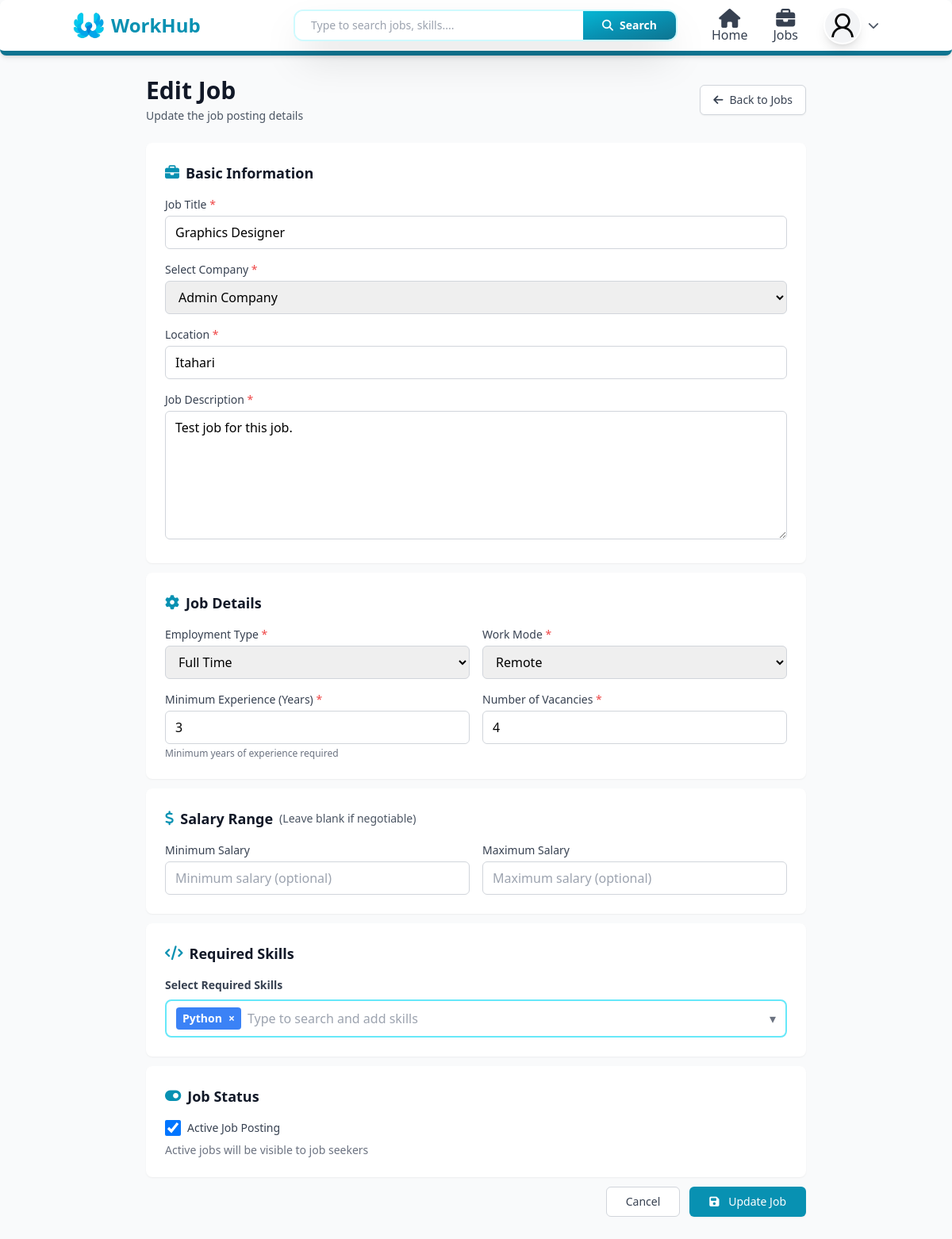
Screenshot of /jobs/4/edit/ (signed in) with the database file from the repository.
### users/models.py (models this page shows, shortened)
class Profile(models.Model):
    def generateImagePath(instance, filename):
        return f"users/{instance.user.username}/{filename}"
    class RoleOptions(models.TextChoices):
        Admin = "Admin", "Admin"
        JobSeeker = "Job Seeker", "Job Seeker"
        Recruiter = "Recruiter", "Recruiter"
    class GenderOptions(models.TextChoices):
        Male = "Male", "Male"
        Female = "Female", "Female"
        Others = "Others", "Others"
    class JobTypeOptions(models.TextChoices):
        FullTime = "Full Time", "Full Time"
        PartTime = "Part Time", "Part Time"
        Contract = "Contract", "Contract"
        Intern = "Internship", "Internship"
    class WorkModeOptions(models.TextChoices):
        OnSite = "On-site", "On-site"
        Remote = "Remote", "Remote"
        Hybrid = "Hybrid", "Hybrid"
    user = models.OneToOneField(User, on_delete=models.CASCADE)
    position = models.CharField(max_length=100, blank=True)
    summary = models.TextField(blank=True)
    address = models.CharField(max_length=50)
    phone = models.CharField( max_length=10)
    nationality = models.CharField( max_length=15, default="Nepal")
    gender = models.CharField( choices=GenderOptions, default=GenderOptions.Male, max_length=6 )
    profile_image = models.ImageField( blank=True, null=True, upload_to=generateImagePath, default="users/default_user.png" )
    dob = models.DateField(blank=True, null=True)
    role = models.CharField(max_length=10, choices=RoleOptions, default=RoleOptions.JobSeeker)
    skills = models.ManyToManyField(Skill, blank=True, related_name="profiles")
    preferred_location = models.CharField(max_length=100, blank=True)
    preferred_job_type = models.CharField(max_length=50, choices=JobTypeOptions, blank=True)
    preferred_work_mode = models.CharField(max_length=20, choices=WorkModeOptions, blank=True)
    created_at = models.DateTimeField(auto_now_add=True)
    def completion_percentage(self):
        checks = [
            bool(self.position),
            bool(self.summary),
            bool(self.address),
            bool(self.phone),
            bool(self.dob),
            bool(self.profile_image),
            self.skills.exists(),
            self.educations.exists(),
            self.experiences.exists(),
            self.projects.exists(),
            bool(self.preferred_location),
            bool(self.preferred_job_type),
            bool(self.preferred_work_mode),
        ]
        completed = sum(checks)
        total = len(checks)
        return int((completed / total) * 100)

### jobs/models.py (models this page shows, shortened)
class Job(models.Model):
    class EMPLOYMENT_TYPE_CHOICES (models.TextChoices):
        FullTime = "Full Time", "Full Time"
        PartTime = "Part Time", "Part Time"
        Contract = "Contract", "Contract"
        Intern = "Internship", "Internship"
    class WORK_MODE_CHOICES (models.TextChoices):
        OnSite = "On-site", "On-site"
        Remote = "Remote", "Remote"
        Hybrid = "Hybrid", "Hybrid"
    title = models.CharField(max_length=150)
    description = models.TextField()
    company = models.ForeignKey(Company, on_delete=models.CASCADE, related_name="jobs")
    location = models.CharField(max_length=150)
    recruiter = models.ForeignKey(User, on_delete=models.CASCADE, related_name="jobs_recruited")
    employment_type = models.CharField(max_length=20, choices=EMPLOYMENT_TYPE_CHOICES, default=EMPLOYMENT_TYPE_CHOICES.FullTime )
    work_mode = models.CharField( max_length=20, choices=WORK_MODE_CHOICES , default=WORK_MODE_CHOICES.OnSite )
    min_experience = models.PositiveIntegerField( help_text="Minimum experience required (in years)"  )
    vacancies = models.PositiveIntegerField( default=1 )
    salary_min = models.PositiveIntegerField( null=True, blank=True )
    salary_max = models.PositiveIntegerField( null=True, blank=True )
    skills = models.ManyToManyField( Skill,  related_name="jobs", blank=True )
    is_active = models.BooleanField(default=True)
    created_at = models.DateTimeField(auto_now_add=True)
    updated_at = models.DateTimeField(auto_now=True)

### jobs/views.py (the view)
# urls.py: path("<int:pk>/edit/", job_update, name="job_update"),
@login_required(login_url='/user/login')
def job_update(request, pk):
    job = get_object_or_404(Job, pk=pk, recruiter=request.user)
    if request.method == "POST":
        form = JobForm(request.POST, instance=job, user = request.user)
        skills_str = request.POST.get("skills", "")
        skills_ids = [int(x) for x in skills_str.split(",") if x.isdigit()]
        if form.is_valid():
            form.save()
            if skills_ids:
                job.skills.set(Skill.objects.filter(id__in=skills_ids))
            messages.success(request, "Job updated successfully.")
            return redirect("/jobs")
    else:
        form = JobForm(instance=job, user=request.user)
    skills_ids_str = ','.join(str(s.id) for s in job.skills.all())
    skills = Skill.objects.filter(is_active=True).values("id", "name")
    return render(request, "pages/jobs/edit_job.html", {"form": form, "job": job, "skills_ids_str": skills_ids_str, "skills": list(skills)})

### companies/models.py (called while the page is built)
    def __str__(self):
        return self.name

### templates/pages/jobs/edit_job.html (shortened to what this page needs)
{% extends 'layouts/main.html' %}
{% block content %}
<div class="min-h-screen bg-gray-50 py-8">
  <div class="max-w-4xl mx-auto px-4 sm:px-6 lg:px-8">
    <div class="mb-6">
      <div class="flex items-center justify-between">
        <div>
          <h1 class="text-3xl font-bold text-gray-900">Edit Job</h1>
          <p class="mt-1 text-sm text-gray-600">Update the job posting details</p>
        </div>
        <a href="/jobs" class="inline-flex items-center px-4 py-2 border border-gray-300 rounded-md shadow-sm text-sm font-medium text-gray-700 bg-white hover:bg-gray-50">
          <i class="fas fa-arrow-left mr-2"></i>
          Back to Jobs
        </a>
      </div>
    </div>
    <form method="POST" class="space-y-3">
      <div class="bg-white rounded-lg shadow-sm p-6">
        <h2 class="text-lg font-semibold text-gray-900 mb-4 flex items-center">
          <i class="fas fa-briefcase mr-2 text-cyan-600"></i>
          Basic Information
        </h2>
        <div class="space-y-4">
          <div>
            <label for="{{ form.title.id_for_label }}" class="block text-sm font-medium text-gray-700 mb-1">
              {{ form.title.label }}
              {% if form.title.field.required %}<span class="text-red-500">*</span>{% endif %}
            </label>
            {{ form.title }}
          </div>
          <div>
            <label for="{{ form.company.id_for_label }}" class="block text-sm font-medium text-gray-700 mb-1">
              {{ form.company.label }}
              {% if form.company.field.required %}<span class="text-red-500">*</span>{% endif %}
            </label>
            {{ form.company }}
          </div>
          <div>
            <label for="{{ form.location.id_for_label }}" class="block text-sm font-medium text-gray-700 mb-1">
              {{ form.location.label }}
              {% if form.location.field.required %}<span class="text-red-500">*</span>{% endif %}
            </label>
            {{ form.location }}
          </div>
          <div>
            <label for="{{ form.description.id_for_label }}" class="block text-sm font-medium text-gray-700 mb-1">
              {{ form.description.label }}
              {% if form.description.field.required %}<span class="text-red-500">*</span>{% endif %}
            </label>
            {{ form.description }}
          </div>
        </div>
      </div>
      <div class="bg-white rounded-lg shadow-sm p-6">
        <h2 class="text-lg font-semibold text-gray-900 mb-4 flex items-center">
          <i class="fas fa-cog mr-2 text-cyan-600"></i>
          Job Details
        </h2>
        <div class="grid grid-cols-1 md:grid-cols-2 gap-4">
          <div>
            <label for="{{ form.employment_type.id_for_label }}" class="block text-sm font-medium text-gray-700 mb-1">
              {{ form.employment_type.label }}
              {% if form.employment_type.field.required %}<span class="text-red-500">*</span>{% endif %}
            </label>
            {{ form.employment_type }}
          </div>
          <div>
            <label for="{{ form.work_mode.id_for_label }}" class="block text-sm font-medium text-gray-700 mb-1">
              {{ form.work_mode.label }}
              {% if form.work_mode.field.required %}<span class="text-red-500">*</span>{% endif %}
            </label>
            {{ form.work_mode }}
          </div>
          <div>
            <label for="{{ form.min_experience.id_for_label }}" class="block text-sm font-medium text-gray-700 mb-1">
              {{ form.min_experience.label }}
              {% if form.min_experience.field.required %}<span class="text-red-500">*</span>{% endif %}
            </label>
            {{ form.min_experience }}
            {% if form.min_experience.help_text %}
            <p class="mt-1 text-xs text-gray-500">{{ form.min_experience.help_text }}</p>
            {% endif %}
          </div>
          <div>
            <label for="{{ form.vacancies.id_for_label }}" class="block text-sm font-medium text-gray-700 mb-1">
              {{ form.vacancies.label }}
              {% if form.vacancies.field.required %}<span class="text-red-500">*</span>{% endif %}
            </label>
            {{ form.vacancies }}
          </div>
        </div>
      </div>
      <div class="bg-white rounded-lg shadow-sm p-6">
        <h2 class="text-lg font-semibold text-gray-900 mb-4 flex items-center">
          <i class="fas fa-dollar-sign mr-2 text-cyan-600"></i>
          Salary Range
          <span class="text-sm font-normal text-gray-600 ml-2">(Leave blank if negotiable)</span>
        </h2>
        <div class="grid grid-cols-1 md:grid-cols-2 gap-4">
          <div>
            <label for="{{ form.salary_min.id_for_label }}" class="block text-sm font-medium text-gray-700 mb-1">
              {{ form.salary_min.label }}
            </label>
            {{ form.salary_min }}
          </div>
          <div>
            <label for="{{ form.salary_max.id_for_label }}" class="block text-sm font-medium text-gray-700 mb-1">
              {{ form.salary_max.label }}
            </label>
            {{ form.salary_max }}
          </div>
        </div>
      </div>
      <div class="bg-white rounded-lg shadow-sm p-6">
        <h2 class="text-lg font-semibold text-gray-900 mb-4 flex items-center">
          <i class="fas fa-code mr-2 text-cyan-600"></i>
          Required Skills
        </h2>
        <div>
          {% include 'components/skills_input.html' with container_id='skills-container' input_id='skills-input' hidden_id='skills-hidden' dropdown_id='skills-dropdown' suggestions_id='skills-suggestions' name='skills' label='Select Required Skills' placeholder='Type to search and add skills' skills=skills  value=skills_ids_str %}
        </div>
      </div>
      <div class="bg-white rounded-lg shadow-sm p-6">
        <h2 class="text-lg font-semibold text-gray-900 mb-4 flex items-center">
          <i class="fas fa-toggle-on mr-2 text-cyan-600"></i>
          Job Status
        </h2>
        <div class="flex items-center">
          <label class="flex items-center cursor-pointer">
            {{ form.is_active }}
            <span class="ml-2 text-sm text-gray-700">{{ form.is_active.label }}</span>
          </label>
        </div>
        {% if form.is_active.help_text %}
        <p class="mt-2 text-sm text-gray-500">{{ form.is_active.help_text }}</p>
        {% endif %}
      </div>
      <div class="flex justify-end gap-3">
        <a href="/jobs" class="px-6 py-2 border border-gray-300 rounded-md text-sm font-medium text-gray-700 bg-white hover:bg-gray-50 focus:outline-none focus:ring-2 focus:ring-offset-2 focus:ring-cyan-500">
          Cancel
        </a>
        <button type="submit" class="px-6 py-2 border border-transparent rounded-md shadow-sm text-sm font-medium text-white bg-cyan-600 hover:bg-cyan-700 focus:outline-none focus:ring-2 focus:ring-offset-2 focus:ring-cyan-500">
          <i class="fas fa-save mr-2"></i>
          Update Job
        </button>
      </div>
    </form>
  </div>
</div>
{% endblock %}

### templates/layouts/main.html (shortened to what this page needs)
<!DOCTYPE html>
<html lang="en">
  <head>
    <script src="https://cdn.tailwindcss.com"></script>
    <link rel="stylesheet" href="https://cdnjs.cloudflare.com/ajax/libs/font-awesome/6.5.0/css/all.min.css" />
  </head>
  <body class="bg-gray-50">
    <nav class="fixed w-full z-50 bg-white shadow-md border-b-[6px] border-cyan-700 rounded-lg no-print">
      <div class="mx-auto px-4 sm:px-6 lg:px-8 ml-[5%] mr-[5%]">
        <div class="grid grid-cols-8 space-x-6 items-center h-16">
          <a href="/" class="flex items-center gap-2 col-span-2">
            <img class="h-10 w-10" src="/media/system_image/logo1.png" alt="Logo" />
            <h1 class="hidden md:block text-2xl font-bold text-cyan-600">WorkHub</h1>
          </a>
          <div class="col-span-4 relative">
            {% if request.path != "/" %}
              {% include 'components/search_bar.html' %}
            {% endif %}
          </div>
          {% if request.user.is_authenticated %}
            <div class="hidden md:flex items-center space-x-8 ms-auto relative col-span-2">
              <a href="/dashboard" class="ml-auto mt-auto flex flex-col space-y-2 items-center text-gray-700 hover:text-cyan-600 transition duration-300">
                <i class="fa fa-xl fa-home"></i>
                <span class="">Home</span>
              </a>
              <a href="/jobs" class="mt-auto flex flex-col space-y-2 items-center text-gray-700 hover:text-cyan-600 transition duration-300">
                <i class="fa-solid fa-xl fa-briefcase"></i>
                <span class="">Jobs</span>
              </a>
              <div class="" id="profileDropdown">
                <button type="button" onclick="toggleDropdown()" class="flex items-center gap-2 focus:outline-none">
                  <img src="{{ request.user.profile.profile_image.url }}" alt="{{ user.username }}" class="w-12 h-12 rounded-full bg-gray-100 border-2 border-white shadow-lg object-cover hover:border-cyan-600 hover:scale-[1.05] transition duration-300 cursor-pointer" />
                  <i id="dropdownArrow" class="fas fa-chevron-down text-gray-600 text-sm transition-transform duration-300"></i>
                </button>
              </div>
            </div>
          {% endif %}
        </div>
      </div>
    </nav>
    <div class="flex flex-col pt-16 pb-4 min-h-[80vh]">
      {% block content %}
      {% endblock %}
    </div>
  </body>
</html>

### templates/layouts/main.html (style rules this page uses)
* { margin: 0; }

### rows the page displays
Job: title "Graphics Designer", company "Admin Company", location "Itahari", description "Test job for this job.", employment_type "Full Time", work_mode "Remote", min_experience "3", vacancies "4", is_active "☑"

### other values shown
{{ label }} "Select Required Skills"
